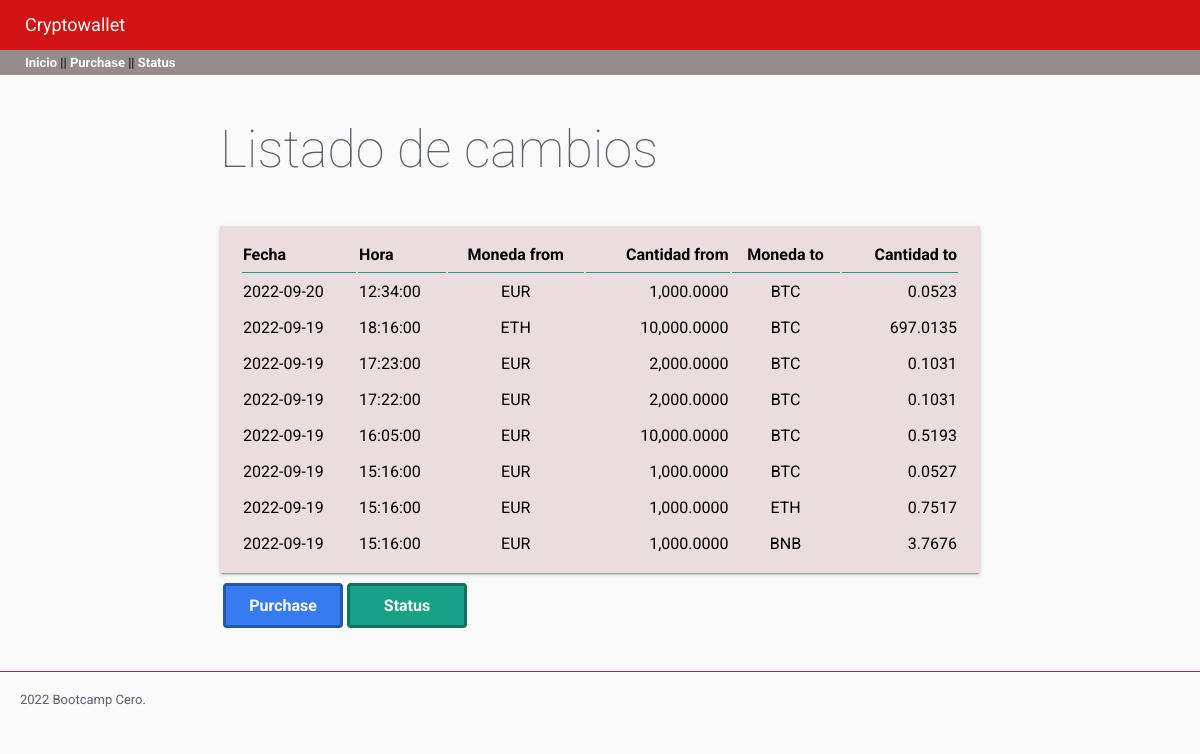
Before: / with the older database file.
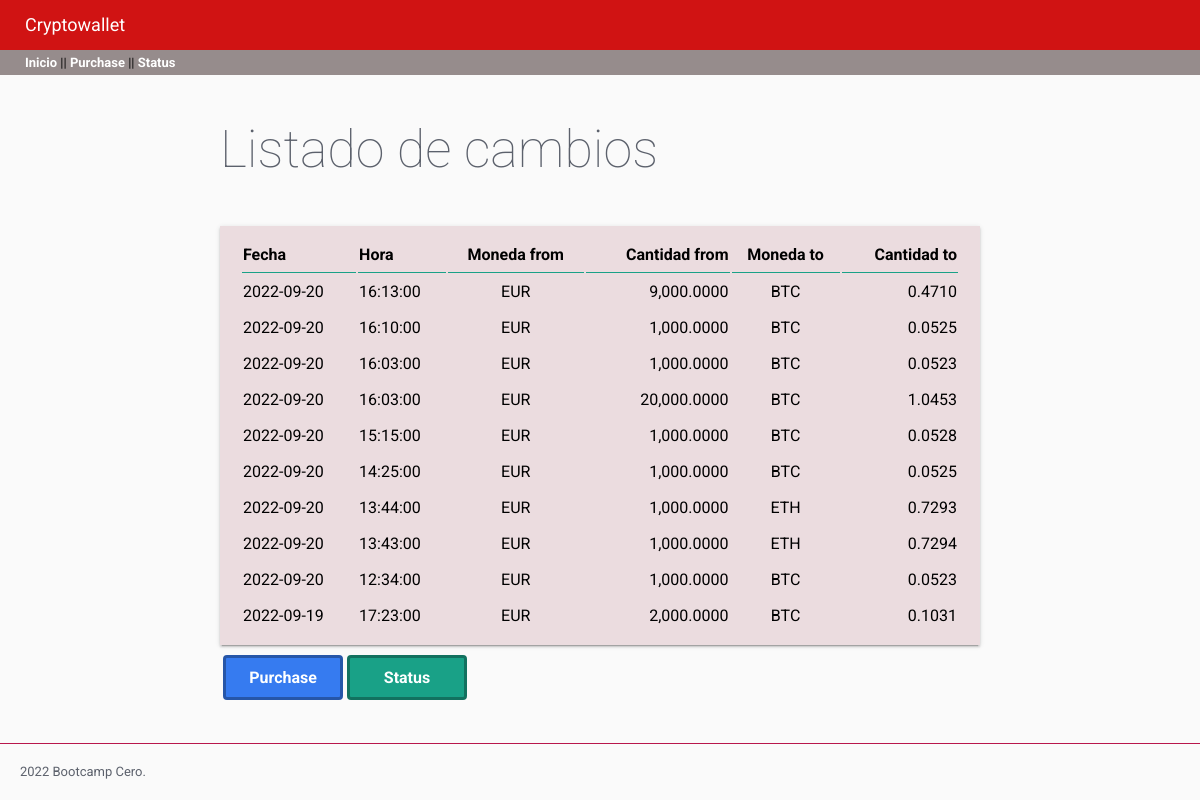
After: the same page with the newer database file.
### tables this page shows
CREATE TABLE "crypto" (
	"id"	INTEGER NOT NULL,
	"fecha"	TEXT NOT NULL,
	"hora"	TEXT NOT NULL,
	"moneda_from"	TEXT NOT NULL,
	"cantidad_from"	NUMERIC NOT NULL,
	"moneda_to"	TEXT NOT NULL,
	"cantidad_to"	NUMERIC NOT NULL,
	PRIMARY KEY("id" AUTOINCREMENT)
);

### cryptowallet/views.py (the view)
@app.route("/")
def inicio():
    try:
        db = DBManager(RUTA)
        cambios = db.consultaSQL(
            "SELECT * FROM crypto ORDER BY fecha DESC, hora DESC LIMIT 10")
        return render_template("inicio.html", movs=cambios)
    except:
        flash("No se pueden cargar los movimientos", category="Error consulta")
        return render_template("inicio.html")

### cryptowallet/models.py (called while the page is built)
    def consultaSQL(self, consulta):
        conexion = sqlite3.connect(self.ruta)
        cursor = conexion.cursor()
        cursor.execute(consulta)
        self.cryptocambios = []
        nombres_columnas = []
        for desc_columna in cursor.description:
            nombres_columnas.append(desc_columna[0])
        datos = cursor.fetchall()
        for dato in datos:
            cryptocambio = {}
            indice = 0
            for nombre in nombres_columnas:
                cryptocambio[nombre] = dato[indice]
                indice += 1
            self.cryptocambios.append(cryptocambio)
        conexion.close()
        return self.cryptocambios

### cryptowallet/templates/inicio.html (shortened to what this page needs)
{% extends "base.html" %}
{% block page_title %}
Listado de cambios
{% endblock %}
{% block contenido %}
{{ super() }}
<table class="paper">
  <tr>
    <th class="titulo-tabla">Fecha</th>
    <th class="titulo-tabla">Hora</th>
    <th class="titulo-tabla moneda">Moneda from</th>
    <th class="titulo-tabla numero">Cantidad from</th>
    <th class="titulo-tabla moneda">Moneda to</th>
    <th class="titulo-tabla numero">Cantidad to</th>
  </tr>
  {% if movs %}
  {% for mov in movs %}
  <tr>
    <td>
      {% if mov.fecha %}
      {{ mov.fecha }}
      {% else %}
      ---
      {% endif %}
    </td>
    <td>{{ mov.hora }}</td>
    <td class="moneda">{{ mov.moneda_from }}</td>
    <td class="numero">{{ "{:,.4f}".format(mov.cantidad_from) }}</td>
    <td class="moneda">{{ mov.moneda_to }}</td>
    <td class="numero">{{ "{:,.4f}".format(mov.cantidad_to) }}</td>
  </tr>
  {% endfor %}
  {% else %}
  <tr>
    <td colspan="4" class="lista-vacia">No hay cambios que mostrar que mostrar</td>
  </tr>
  {% endif %}
</table>
<table>
  <tr>
    <th>
      <a class="blue-button" href="/purchase">Purchase</a>
    </th>
    <th>
      <a class="green-button" href="/status">Status</a>
    </th>
  </tr>
</table>
{% endblock %}

### cryptowallet/templates/base.html (shortened to what this page needs)
<!DOCTYPE html>
<html lang="en">
<head>
  <link rel="stylesheet" href="static/css/flat-remix.css">
  <link rel="stylesheet" href="static/css/styles.css">
</head>
<body>
  {% include 'components/header.html' %}
  {% include 'components/navbar.html' %}
  <main>
    {% block contenido %}
    <h1>{% block page_title %}{% endblock %}</h1>
    {% endblock %}
  </main>
  {% include 'components/footer.html' %}
</body>
</html>

### cryptowallet/templates/components/header.html
<header>
  Cryptowallet
</header>

### cryptowallet/templates/components/navbar.html
<nav class="main-menu">
  <a href="/">Inicio</a> || <a href="/purchase">Purchase</a> || <a href="/status">Status</a>
</nav>

### cryptowallet/templates/components/footer.html
<footer class="pie-de-pagina">2022 Bootcamp Cero.</footer>

### cryptowallet/static/css/flat-remix.css (style rules this page uses)
* { box-sizing: border-box; outline: none; -webkit-appearance: none; -webkit-tap-highlight-color: transparent !important; -webkit-tap-highlight-color: rgba(0, 0, 0, 0) !important; -webkit-touch-callout: none; font-family: "Roboto", sans-serif; letter-spacing: 0; }
body { background-color: #FAFAFA; color: #5c616c; margin: 0; font-size: 13px; cursor: default; user-select: none; -webkit-user-select: none; -khtml-user-select: none; -moz-user-select: none; -ms-user-select: none; }
a:link, a:visited, a:active, a { color: #feffff; font-weight: bold; text-decoration: none; cursor: pointer; }
h1, h2, h3, h4, h5, h6 { line-height: 1.5em; }
h1 { font-size: 4em; font-weight: lighter; margin: .7em 0; }
section, article, .section, .article, .paper { line-height: 2em; word-wrap: break-word; word-break: normal; line-height: 2em; }
button, input[type=submit], input[type=reset], .blue-button, input.blue-button, .red-button, input.red-button, .green-button, input.green-button { border-radius: 4px; font-weight: bold; color: #FFF; margin-top: 7px; text-align: center; cursor: pointer; font-size: 16px; height: 45px; width: 120px; border: 3px solid #272a34; background: #737680; line-height: 40px; display: block; transition: border .2s .2s, text-shadow .2s .2s, background .2s .2s, transform .2s, color .2s .2s, box-shadow .2s; text-transform: capitalize; }
.blue-button, input.blue-button { background: #367bf0; border-color: #2656a8; }
.green-button, input.green-button { background: #19a187; border-color: #12715f; }
.paper { font-size: 16px; box-shadow: 0 2px 2px 0 rgba(0, 0, 0, .14), 0 3px 1px -2px rgba(0, 0, 0, .2), 0 1px 5px 0 rgba(0, 0, 0, .12); padding: 10px 20px; background-color: #FFF; margin-top: 20px; min-height: 100px; color: #000; }

### cryptowallet/static/css/styles.css (style rules this page uses)
header { background-color: #d01313; color: white; height: 50px; font-size: large; line-height: 50px; padding-left: 25px; }
nav { background-color: #968c8c; color: rgb(11, 10, 10); height: 25px; line-height: 25px; padding-left: 25px; }
nav.main-menu a { color: white; }
main { max-width: 800px; margin: auto; padding: 0 20px; }
.paper { background-color: rgb(235, 220, 223); width: 100%; }
.titulo-tabla { border-bottom: #19a187 1px solid; text-align: left; }
.numero { text-align: right; }
.moneda { text-align: center; display: block; }
.pie-de-pagina { margin-top: 40px; padding: 20px; border-top: solid 1px #b8174c; }

Changed rows visible on the page:
removed crypto: fecha "2022-09-19", hora "18:16:00", moneda_from "ETH", cantidad_from "10,000.0000", moneda_to "BTC", cantidad_to "697.0135"
no longer on this page (row unchanged): crypto: fecha "2022-09-19", hora "17:22:00", moneda_from "EUR", cantidad_from "2,000.0000", moneda_to "BTC", cantidad_to "0.1031"
no longer on this page (row unchanged): crypto: fecha "2022-09-19", hora "16:05:00", moneda_from "EUR", cantidad_from "10,000.0000", moneda_to "BTC", cantidad_to "0.5193"
no longer on this page (row unchanged): crypto: fecha "2022-09-19", hora "15:16:00", moneda_from "EUR", cantidad_from "1,000.0000", moneda_to "BTC", cantidad_to "0.0527"
no longer on this page (row unchanged): crypto: fecha "2022-09-19", hora "15:16:00", moneda_from "EUR", cantidad_from "1,000.0000", moneda_to "ETH", cantidad_to "0.7517"
no longer on this page (row unchanged): crypto: fecha "2022-09-19", hora "15:16:00", moneda_from "EUR", cantidad_from "1,000.0000", moneda_to "BNB", cantidad_to "3.7676"
added crypto: fecha "2022-09-20", hora "16:13:00", moneda_from "EUR", cantidad_from "9,000.0000", moneda_to "BTC", cantidad_to "0.4710"
added crypto: fecha "2022-09-20", hora "16:10:00", moneda_from "EUR", cantidad_from "1,000.0000", moneda_to "BTC", cantidad_to "0.0525"
added crypto: fecha "2022-09-20", hora "16:03:00", moneda_from "EUR", cantidad_from "1,000.0000", moneda_to "BTC", cantidad_to "0.0523"
added crypto: fecha "2022-09-20", hora "16:03:00", moneda_from "EUR", cantidad_from "20,000.0000", moneda_to "BTC", cantidad_to "1.0453"
added crypto: fecha "2022-09-20", hora "15:15:00", moneda_from "EUR", cantidad_from "1,000.0000", moneda_to "BTC", cantidad_to "0.0528"
added crypto: fecha "2022-09-20", hora "14:25:00", moneda_from "EUR", cantidad_from "1,000.0000", moneda_to "BTC", cantidad_to "0.0525"
added crypto: fecha "2022-09-20", hora "13:44:00", moneda_from "EUR", cantidad_from "1,000.0000", moneda_to "ETH", cantidad_to "0.7293"
added crypto: fecha "2022-09-20", hora "13:43:00", moneda_from "EUR", cantidad_from "1,000.0000", moneda_to "ETH", cantidad_to "0.7294"
